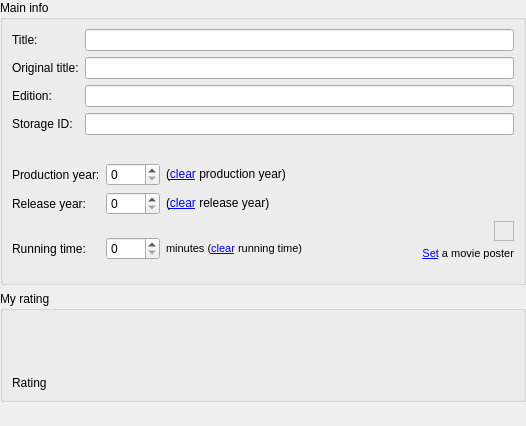
<ui version="4.0" >
 <class>MvdMainInfoPage</class>
 <widget class="QWidget" name="MvdMainInfoPage" >
  <property name="geometry" >
   <rect>
    <x>0</x>
    <y>0</y>
    <width>526</width>
    <height>426</height>
   </rect>
  </property>
  <property name="windowTitle" >
   <string>Main info</string>
  </property>
  <layout class="QGridLayout" >
   <property name="leftMargin" >
    <number>0</number>
   </property>
   <property name="topMargin" >
    <number>0</number>
   </property>
   <property name="rightMargin" >
    <number>0</number>
   </property>
   <item row="0" column="0" >
    <widget class="QGroupBox" name="mainBox" >
     <property name="title" >
      <string>Main info</string>
     </property>
     <layout class="QGridLayout" >
      <item row="0" column="0" colspan="4" >
       <layout class="QGridLayout" >
        <property name="leftMargin" >
         <number>0</number>
        </property>
        <property name="topMargin" >
         <number>0</number>
        </property>
        <property name="rightMargin" >
         <number>0</number>
        </property>
        <property name="bottomMargin" >
         <number>0</number>
        </property>
        <property name="horizontalSpacing" >
         <number>6</number>
        </property>
        <property name="verticalSpacing" >
         <number>6</number>
        </property>
        <item row="2" column="0" >
         <widget class="QLabel" name="labVersion" >
          <property name="text" >
           <string>Edition:</string>
          </property>
         </widget>
        </item>
        <item row="0" column="1" >
         <widget class="MvdClearEdit" name="title" />
        </item>
        <item row="2" column="1" >
         <widget class="MvdClearEdit" name="version" />
        </item>
        <item row="3" column="0" >
         <widget class="QLabel" name="labStorageID" >
          <property name="text" >
           <string>Storage ID:</string>
          </property>
         </widget>
        </item>
        <item row="1" column="0" >
         <widget class="QLabel" name="labOriginalTitle" >
          <property name="text" >
           <string>Original title:</string>
          </property>
         </widget>
        </item>
        <item row="0" column="0" >
         <widget class="QLabel" name="labTitle" >
          <property name="text" >
           <string>Title:</string>
          </property>
         </widget>
        </item>
        <item row="1" column="1" >
         <widget class="MvdClearEdit" name="originalTitle" />
        </item>
        <item row="3" column="1" >
         <widget class="MvdClearEdit" name="storageID" />
        </item>
       </layout>
      </item>
      <item row="1" column="1" >
       <spacer>
        <property name="orientation" >
         <enum>Qt::Vertical</enum>
        </property>
        <property name="sizeType" >
         <enum>QSizePolicy::Fixed</enum>
        </property>
        <property name="sizeHint" >
         <size>
          <width>40</width>
          <height>16</height>
         </size>
        </property>
       </spacer>
      </item>
      <item rowspan="2" row="1" column="3" >
       <layout class="QGridLayout" >
        <item row="0" column="1" >
         <spacer>
          <property name="orientation" >
           <enum>Qt::Vertical</enum>
          </property>
          <property name="sizeHint" >
           <size>
            <width>20</width>
            <height>16</height>
           </size>
          </property>
         </spacer>
        </item>
        <item row="1" column="0" >
         <spacer>
          <property name="orientation" >
           <enum>Qt::Horizontal</enum>
          </property>
          <property name="sizeHint" >
           <size>
            <width>31</width>
            <height>20</height>
           </size>
          </property>
         </spacer>
        </item>
        <item row="1" column="1" >
         <widget class="MvdPosterLabel" name="poster" >
          <property name="focusPolicy" >
           <enum>Qt::TabFocus</enum>
          </property>
          <property name="frameShape" >
           <enum>QFrame::StyledPanel</enum>
          </property>
          <property name="frameShadow" >
           <enum>QFrame::Plain</enum>
          </property>
          <property name="text" >
           <string/>
          </property>
          <property name="textInteractionFlags" >
           <set>Qt::LinksAccessibleByKeyboard|Qt::LinksAccessibleByMouse|Qt::NoTextInteraction</set>
          </property>
         </widget>
        </item>
        <item row="2" column="0" colspan="2" >
         <widget class="QLabel" name="posterStatus" >
          <property name="sizePolicy" >
           <sizepolicy vsizetype="Preferred" hsizetype="MinimumExpanding" >
            <horstretch>0</horstretch>
            <verstretch>0</verstretch>
           </sizepolicy>
          </property>
          <property name="focusPolicy" >
           <enum>Qt::TabFocus</enum>
          </property>
          <property name="contextMenuPolicy" >
           <enum>Qt::NoContextMenu</enum>
          </property>
          <property name="text" >
           <string>&lt;html>&lt;head>&lt;meta name="qrichtext" content="1" />&lt;style type="text/css">
p, li { white-space: pre-wrap; }
&lt;/style>&lt;/head>&lt;body style=" font-family:'MS Shell Dlg 2'; font-size:8.25pt; font-weight:400; font-style:normal; text-decoration:none;">
&lt;p style=" margin-top:0px; margin-bottom:0px; margin-left:0px; margin-right:0px; -qt-block-indent:0; text-indent:0px; font-size:8pt;">&lt;a href="movida://select/poster">&lt;span style=" text-decoration: underline; color:#0000ff;">Set&lt;/span>&lt;/a> a movie poster&lt;/p>&lt;/body>&lt;/html></string>
          </property>
          <property name="textFormat" >
           <enum>Qt::AutoText</enum>
          </property>
          <property name="alignment" >
           <set>Qt::AlignRight|Qt::AlignTrailing|Qt::AlignVCenter</set>
          </property>
          <property name="wordWrap" >
           <bool>false</bool>
          </property>
          <property name="textInteractionFlags" >
           <set>Qt::LinksAccessibleByKeyboard|Qt::LinksAccessibleByMouse|Qt::NoTextInteraction</set>
          </property>
         </widget>
        </item>
       </layout>
      </item>
      <item row="2" column="0" colspan="2" >
       <layout class="QGridLayout" >
        <item row="0" column="0" >
         <widget class="QLabel" name="labProductionYear" >
          <property name="text" >
           <string>Production year:</string>
          </property>
         </widget>
        </item>
        <item row="0" column="1" >
         <widget class="QSpinBox" name="productionYear" >
          <property name="minimum" >
           <number>0</number>
          </property>
          <property name="maximum" >
           <number>9999</number>
          </property>
          <property name="value" >
           <number>0</number>
          </property>
         </widget>
        </item>
        <item row="0" column="2" colspan="2" >
         <widget class="QLabel" name="clearProductionYear" >
          <property name="focusPolicy" >
           <enum>Qt::TabFocus</enum>
          </property>
          <property name="contextMenuPolicy" >
           <enum>Qt::NoContextMenu</enum>
          </property>
          <property name="text" >
           <string>(&lt;a href="movida://clear/productionyear">clear&lt;/a> production year)</string>
          </property>
          <property name="textInteractionFlags" >
           <set>Qt::LinksAccessibleByKeyboard|Qt::LinksAccessibleByMouse|Qt::NoTextInteraction</set>
          </property>
         </widget>
        </item>
        <item row="0" column="4" >
         <spacer>
          <property name="orientation" >
           <enum>Qt::Horizontal</enum>
          </property>
          <property name="sizeHint" >
           <size>
            <width>81</width>
            <height>20</height>
           </size>
          </property>
         </spacer>
        </item>
        <item row="1" column="0" >
         <widget class="QLabel" name="labReleaseYear" >
          <property name="text" >
           <string>Release year:</string>
          </property>
         </widget>
        </item>
        <item row="1" column="1" >
         <widget class="QSpinBox" name="releaseYear" >
          <property name="minimum" >
           <number>0</number>
          </property>
          <property name="maximum" >
           <number>9999</number>
          </property>
          <property name="value" >
           <number>0</number>
          </property>
         </widget>
        </item>
        <item row="1" column="2" >
         <widget class="QLabel" name="clearReleaseYear" >
          <property name="focusPolicy" >
           <enum>Qt::TabFocus</enum>
          </property>
          <property name="contextMenuPolicy" >
           <enum>Qt::NoContextMenu</enum>
          </property>
          <property name="text" >
           <string>(&lt;a href="movida://clear/releaseyear">clear&lt;/a> release year)</string>
          </property>
          <property name="textInteractionFlags" >
           <set>Qt::LinksAccessibleByKeyboard|Qt::LinksAccessibleByMouse|Qt::NoTextInteraction</set>
          </property>
         </widget>
        </item>
        <item row="1" column="3" colspan="2" >
         <spacer>
          <property name="orientation" >
           <enum>Qt::Horizontal</enum>
          </property>
          <property name="sizeHint" >
           <size>
            <width>121</width>
            <height>20</height>
           </size>
          </property>
         </spacer>
        </item>
        <item row="2" column="1" >
         <spacer>
          <property name="orientation" >
           <enum>Qt::Vertical</enum>
          </property>
          <property name="sizeType" >
           <enum>QSizePolicy::Fixed</enum>
          </property>
          <property name="sizeHint" >
           <size>
            <width>47</width>
            <height>16</height>
           </size>
          </property>
         </spacer>
        </item>
        <item row="3" column="0" >
         <widget class="QLabel" name="labLength" >
          <property name="text" >
           <string>Running time:</string>
          </property>
         </widget>
        </item>
        <item row="3" column="1" >
         <widget class="QSpinBox" name="lengthMinutes" >
          <property name="maximum" >
           <number>999</number>
          </property>
         </widget>
        </item>
        <item row="3" column="2" colspan="2" >
         <widget class="QLabel" name="clearRunningTime" >
          <property name="focusPolicy" >
           <enum>Qt::TabFocus</enum>
          </property>
          <property name="contextMenuPolicy" >
           <enum>Qt::NoContextMenu</enum>
          </property>
          <property name="text" >
           <string>&lt;html>&lt;head>&lt;meta name="qrichtext" content="1" />&lt;style type="text/css">
p, li { white-space: pre-wrap; }
&lt;/style>&lt;/head>&lt;body style=" font-family:'MS Shell Dlg 2'; font-size:8.25pt; font-weight:400; font-style:normal; text-decoration:none;">
&lt;p style=" margin-top:0px; margin-bottom:0px; margin-left:0px; margin-right:0px; -qt-block-indent:0; text-indent:0px;">minutes (&lt;a href="movida://clear/runningtime">&lt;span style=" text-decoration: underline; color:#0000ff;">clear&lt;/span>&lt;/a> running time)&lt;/p>&lt;/body>&lt;/html></string>
          </property>
          <property name="textInteractionFlags" >
           <set>Qt::LinksAccessibleByKeyboard|Qt::LinksAccessibleByMouse|Qt::NoTextInteraction</set>
          </property>
         </widget>
        </item>
        <item row="3" column="4" >
         <spacer>
          <property name="orientation" >
           <enum>Qt::Horizontal</enum>
          </property>
          <property name="sizeHint" >
           <size>
            <width>81</width>
            <height>20</height>
           </size>
          </property>
         </spacer>
        </item>
       </layout>
      </item>
      <item row="2" column="2" >
       <spacer>
        <property name="orientation" >
         <enum>Qt::Horizontal</enum>
        </property>
        <property name="sizeType" >
         <enum>QSizePolicy::Fixed</enum>
        </property>
        <property name="sizeHint" >
         <size>
          <width>16</width>
          <height>20</height>
         </size>
        </property>
       </spacer>
      </item>
      <item row="3" column="0" >
       <spacer>
        <property name="orientation" >
         <enum>Qt::Vertical</enum>
        </property>
        <property name="sizeHint" >
         <size>
          <width>20</width>
          <height>16</height>
         </size>
        </property>
       </spacer>
      </item>
     </layout>
    </widget>
   </item>
   <item row="1" column="0" >
    <widget class="QGroupBox" name="ratingBox" >
     <property name="title" >
      <string>My rating</string>
     </property>
     <layout class="QGridLayout" >
      <property name="leftMargin" >
       <number>9</number>
      </property>
      <property name="topMargin" >
       <number>9</number>
      </property>
      <property name="rightMargin" >
       <number>9</number>
      </property>
      <property name="bottomMargin" >
       <number>9</number>
      </property>
      <property name="horizontalSpacing" >
       <number>6</number>
      </property>
      <property name="verticalSpacing" >
       <number>6</number>
      </property>
      <item row="1" column="0" colspan="2" >
       <widget class="QLabel" name="ratingStatus" >
        <property name="focusPolicy" >
         <enum>Qt::TabFocus</enum>
        </property>
        <property name="contextMenuPolicy" >
         <enum>Qt::NoContextMenu</enum>
        </property>
        <property name="text" >
         <string>Rating</string>
        </property>
        <property name="textInteractionFlags" >
         <set>Qt::LinksAccessibleByKeyboard|Qt::LinksAccessibleByMouse|Qt::NoTextInteraction</set>
        </property>
       </widget>
      </item>
      <item row="0" column="0" >
       <widget class="MvdRatingWidget" name="ratingLabel" >
        <property name="minimumSize" >
         <size>
          <width>100</width>
          <height>50</height>
         </size>
        </property>
        <property name="focusPolicy" >
         <enum>Qt::TabFocus</enum>
        </property>
       </widget>
      </item>
      <item row="0" column="1" >
       <spacer>
        <property name="orientation" >
         <enum>Qt::Horizontal</enum>
        </property>
        <property name="sizeType" >
         <enum>QSizePolicy::Maximum</enum>
        </property>
        <property name="sizeHint" >
         <size>
          <width>461</width>
          <height>20</height>
         </size>
        </property>
       </spacer>
      </item>
     </layout>
    </widget>
   </item>
   <item row="2" column="0" >
    <spacer>
     <property name="orientation" >
      <enum>Qt::Vertical</enum>
     </property>
     <property name="sizeHint" >
      <size>
       <width>508</width>
       <height>16</height>
      </size>
     </property>
    </spacer>
   </item>
  </layout>
 </widget>
 <customwidgets>
  <customwidget>
   <class>MvdClearEdit</class>
   <extends>QLineEdit</extends>
   <header>clearedit.h</header>
  </customwidget>
  <customwidget>
   <class>MvdRatingWidget</class>
   <extends>QLabel</extends>
   <header>ratingwidget.h</header>
  </customwidget>
  <customwidget>
   <class>MvdPosterLabel</class>
   <extends>QLabel</extends>
   <header>posterlabel.h</header>
  </customwidget>
 </customwidgets>
 <tabstops>
  <tabstop>title</tabstop>
  <tabstop>originalTitle</tabstop>
  <tabstop>version</tabstop>
  <tabstop>storageID</tabstop>
  <tabstop>productionYear</tabstop>
  <tabstop>clearProductionYear</tabstop>
  <tabstop>releaseYear</tabstop>
  <tabstop>clearReleaseYear</tabstop>
  <tabstop>lengthMinutes</tabstop>
  <tabstop>clearRunningTime</tabstop>
  <tabstop>poster</tabstop>
  <tabstop>posterStatus</tabstop>
  <tabstop>ratingLabel</tabstop>
  <tabstop>ratingStatus</tabstop>
 </tabstops>
 <resources/>
 <connections/>
</ui>
